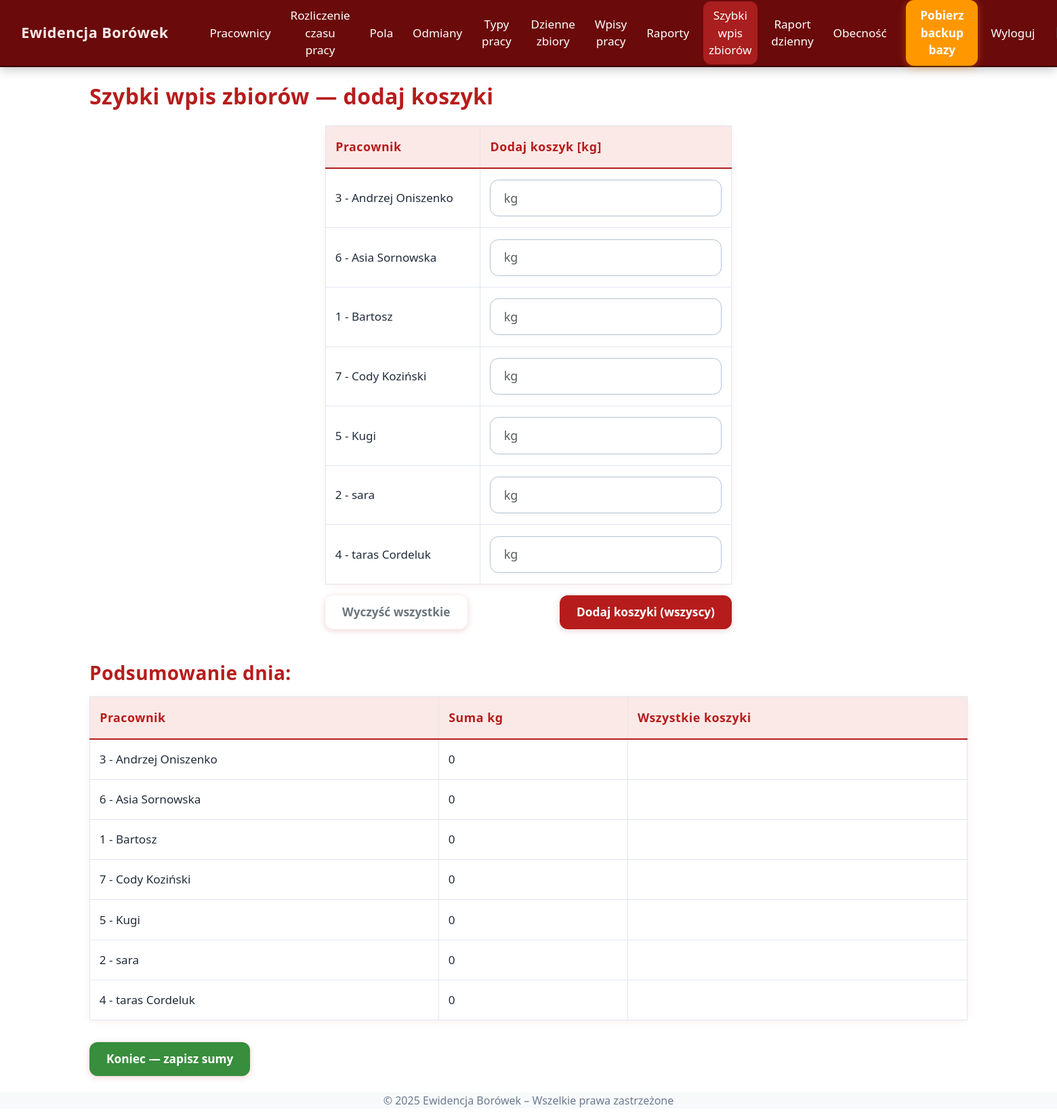
Screenshot of /fast_harvest (signed in) with the database file from the repository.
### models.py (models this page shows)
class Employee(db.Model):
    id = db.Column(db.Integer, primary_key=True)
    external_id = db.Column(db.String(30), unique=True)
    name = db.Column(db.String(100), nullable=False)
    external_id = db.Column(db.String(50))
    hourly_rate = db.Column(db.Float, nullable=False, default=0.0)
    piece_rate = db.Column(db.Float, nullable=False, default=0.0)
    is_active = db.Column(db.Boolean, default=True)
    entries = db.relationship('Entry', backref='employee', lazy=True, cascade="all, delete-orphan")
    harvests = db.relationship('DailyHarvest', backref='employee', lazy=True, cascade="all, delete-orphan")
    team = db.Column(db.String(64), nullable=True)

### app.py (the view, shortened to what this page needs)
@app.route('/fast_harvest', methods=['GET', 'POST'])
@login_required
def fast_harvest():
    employees = Employee.query.filter_by(is_active=True).order_by(Employee.name).all()
    today = date.today()
    kg_data = session.get('fast_harvest_kg_data', {})
    summary = []
    for emp in employees:
        emp_id = str(emp.id)
        details = list(enumerate(kg_data.get(emp_id, [])))
        total = round(sum(kg_data.get(emp_id, [])), 2)
        summary.append({'id': emp_id, 'name': emp.name, 'total': total, 'details': details})
    return render_template('fast_harvest.html', employees=employees, summary=summary)

### app.py (called while the page is built)
@app.context_processor
def inject_now():
    return {'current_year': datetime.now().year}

@app.context_processor
def inject_now():
    return {'current_year': datetime.now().year}

@login_manager.user_loader
def load_user(user_id):
    return User.query.get(int(user_id))

### templates/fast_harvest.html (shortened to what this page needs)
{% extends "base.html" %}
{% block content %}
<h2 class="mb-4">Szybki wpis zbiorów — dodaj koszyki</h2>
<form method="post" id="bulk-baskets-form">
  <table class="table table-bordered align-middle" style="max-width:600px;margin:auto;">
    <thead>
      <tr>
        <th>Pracownik</th>
        <th>Dodaj koszyk [kg]</th>
      </tr>
    </thead>
    <tbody>
    {% for emp in employees %}
      <tr>
        <td>
          {% if emp.external_id %}
            {{ emp.external_id }} -
          {% else %}
            {{ emp.id }} -
          {% endif %}
          {{ emp.name }}
        </td>
        <td>
          <input type="number" name="kg_{{ emp.id }}" min="0" step="0.01"
            class="form-control basket-input" placeholder="kg"
            {% if loop.first %}autofocus{% endif %}>
        </td>
      </tr>
    {% endfor %}
    </tbody>
  </table>
  <div class="d-flex justify-content-between mt-3" style="max-width:600px;margin:auto;">
    <button type="button" onclick="clearBaskets()" class="btn btn-outline-secondary btn-sm">Wyczyść wszystkie</button>
    <button type="submit" name="action" value="add_bulk" class="btn btn-primary">Dodaj koszyki (wszyscy)</button>
  </div>
</form>
<h3 class="mt-5">Podsumowanie dnia:</h3>
<table class="table">
  <thead>
    <tr>
      <th>Pracownik</th>
      <th>Suma kg</th>
      <th>Wszystkie koszyki</th>
    </tr>
  </thead>
  <tbody>
  {% for item in summary %}
    <tr>
      <td>
        {% if employees %}
          {% set emp = employees | selectattr("id", "equalto", item.id|int) | first %}
          {% if emp %}
            {% if emp.external_id %}
              {{ emp.external_id }} -
            {% else %}
              {{ emp.id }} -
            {% endif %}
            {{ emp.name }}
          {% else %}
            {{ item.name }}
          {% endif %}
        {% else %}
          {{ item.name }}
        {% endif %}
      </td>
      <td>{{ item.total }}</td>
      <td>
      </td>
    </tr>
  {% endfor %}
  </tbody>
</table>
<a href="{{ url_for('fast_harvest_finish') }}" class="btn btn-success mt-3">Koniec — zapisz sumy</a>
{% endblock %}

### static/style.css (style rules this page uses)
body { font-family: 'Segoe UI', Tahoma, Geneva, Verdana, sans-serif; background-color: #f8f9fa; color: #343a40; transition: background 0.3s, color 0.3s; }
:root { --bg: #ffffff; --text: #222222; --navbar: #6a0a0a; --footer: #f8f9fa; --tile: #8D0707; --tile-hover: #ad1d1d; --tile-shadow: 0 4px 24px #0002; --tile-glow: 0 0 12px #d32f2f88; }
body { background: var(--bg); color: var(--text); }

### static/custom.css (style rules this page uses)
body { min-height: 100vh; background: linear-gradient(135deg, #b71c1c 0%, #ff5252 100%); color: #23272f; font-family: 'Segoe UI', 'Arial', sans-serif; }
.table, .table-bordered, .table-striped { background: #fff !important; border-radius: 10px !important; box-shadow: 0 2px 12px #b71c1c11; color: #212c3b !important; border: 1px solid #e1e6ef !important; }
.table th, .table td { border: 1px solid #e1e6ef !important; padding: 0.95em 0.8em !important; vertical-align: middle; font-size: 1.07em; color: #212c3b !important; font-weight: 500; background: #fff !important; }
.table thead th { background: #fbe9e7 !important; color: #b71c1c !important; font-size: 1.11em; font-weight: 700; letter-spacing: 0.03em; border-bottom: 2.5px solid #b71c1c !important; }
h1, h2, h3, h4, h5 { color: #b71c1c; font-weight: 800; letter-spacing: 0.4px; margin-bottom: 1.1rem; text-shadow: 0 2px 10px #fff3; }
.form-control, .form-select { border-radius: 0.7em !important; border: 1.4px solid #b6c2d1; background: #fff !important; color: #222 !important; box-shadow: 0 1px 4px #b6c2d122; padding: 0.7em 1.1em; font-size: 1.05em; transition: border-color 0.12s, box-shadow 0.12s, background 0.12s; }
input[type="date"].form-control, input[type="number"].form-control { min-width: 110px; color-scheme: light; }
.btn, button, .btn-primary, .btn-success, .btn-danger, .btn-info, .btn-secondary { border-radius: 0.7em !important; font-weight: 700; font-size: 1.08em; box-shadow: 0 2px 10px #b71c1c33; border: none !important; transition: background 0.15s, color 0.15s, box-shadow 0.09s; padding: 0.7em 1.45em; }
.btn-primary, .btn-danger { background: #b71c1c; color: #fff !important; }
.btn-success { background: #388e3c; color: #fff !important; }

### templates/base.html (style rules this page uses)
:root { --bg: #ffffff; --text: #222222; --navbar: #6a0a0a; --footer: #f8f9fa; }
body { background: var(--bg); color: var(--text); transition: background 0.3s, color 0.3s; }

### rows the page displays
Employee: id "3", name "Andrzej Oniszenko", total "0"
Employee: id "6", name "Asia Sornowska", total "0"
Employee: id "1", name "Bartosz", total "0"
Employee: id "7", name "Cody Koziński", total "0"
Employee: id "5", name "Kugi", total "0"
Employee: id "2", name "sara", total "0"
Employee: id "4", name "taras Cordeluk", total "0"
